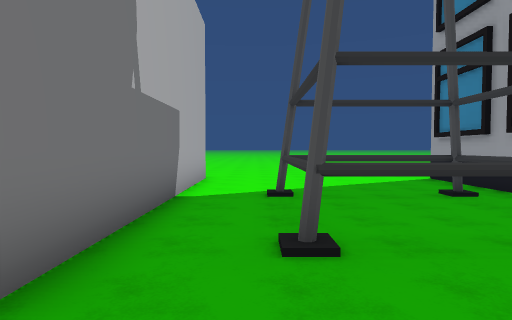
View 1 (above)

24 first-person views from a walk through a 3-D level made in the Unity game engine. The camera is 1.3 m above the floor, tilts 2° down and sees 75° across. The floor is counted in squares, 2 m on a side. Each view is taken from the middle of a square. On the plan, view 1 faces up. The plan holds only what a view shows up to about 10 squares ahead; the rest is blank. The place goes on beyond the plan. The player is left out.

View 2
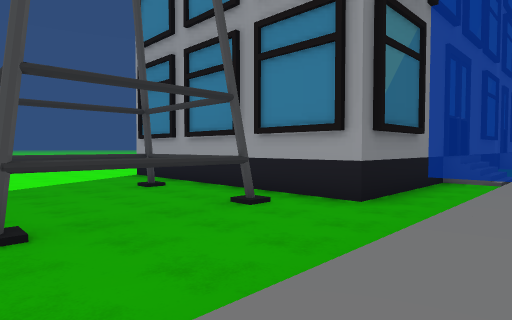

View 3
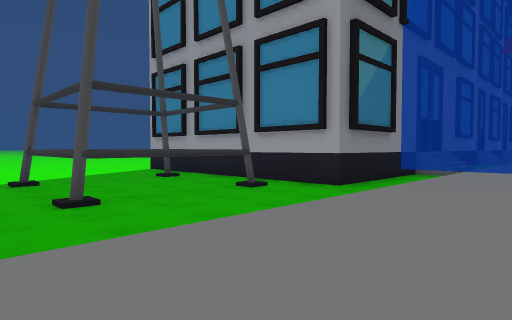

View 4
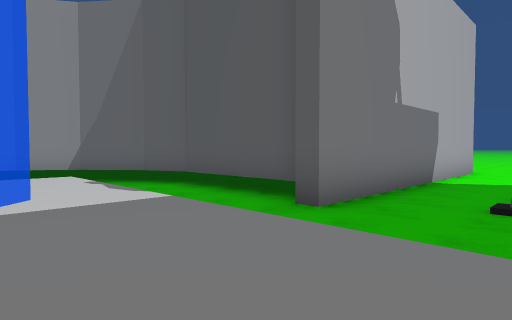

View 5
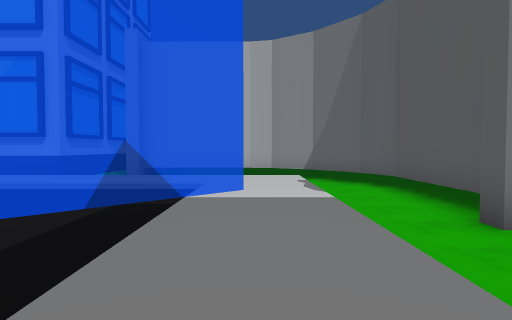

View 6
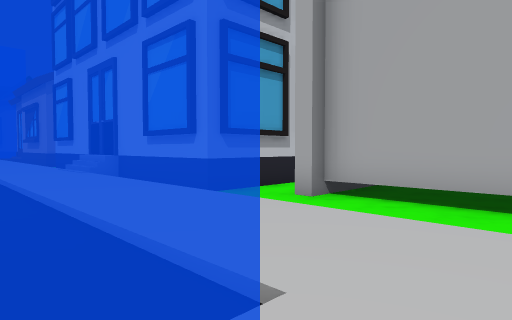

View 7
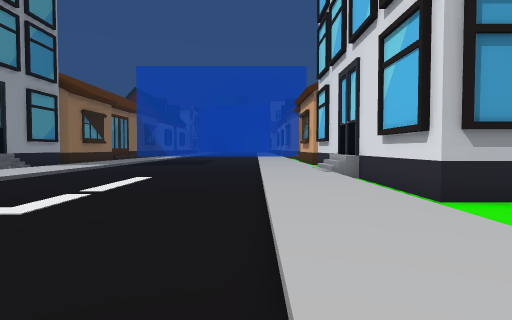

View 8
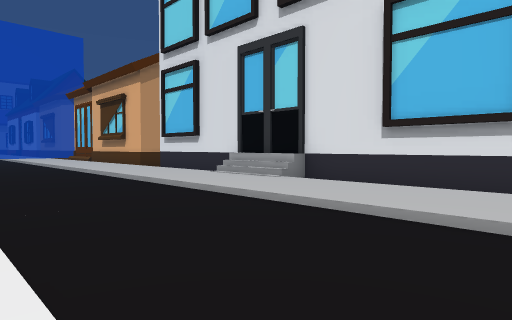

View 9
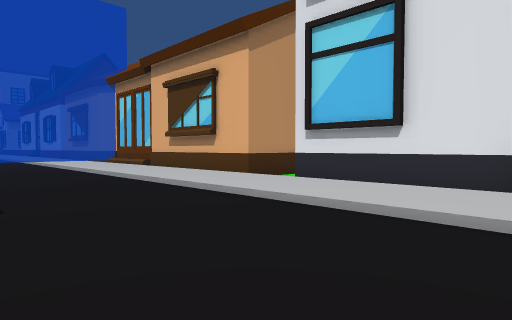

View 10
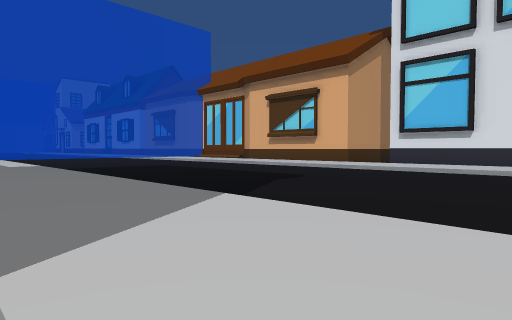

View 11
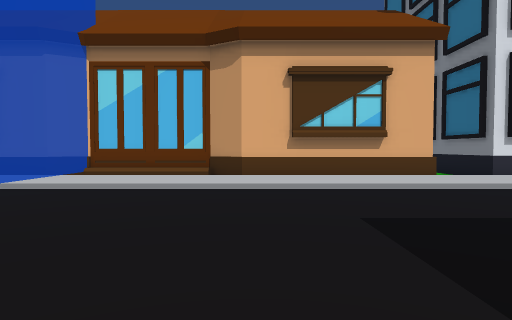

View 12
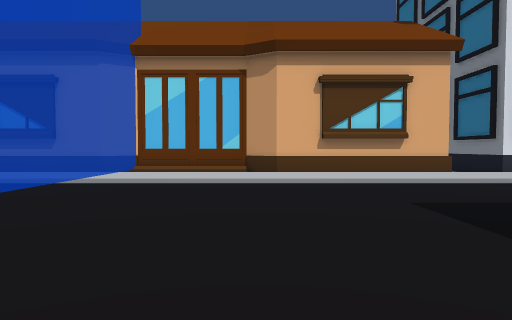

View 13
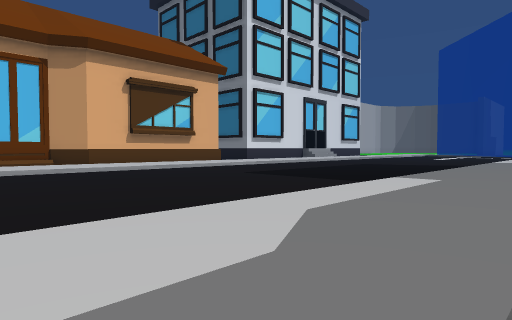

View 14
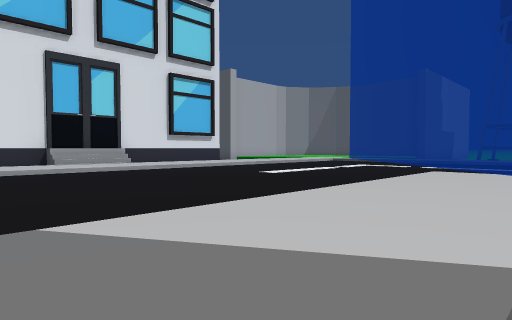

View 15
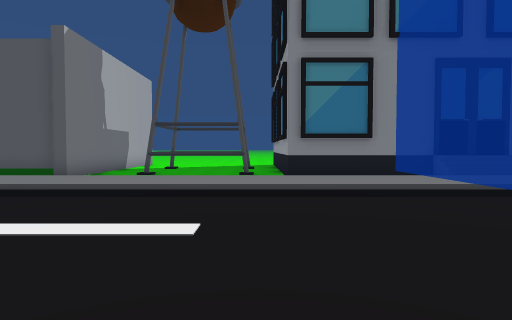

View 16
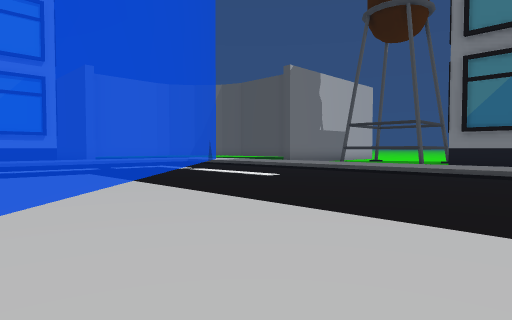

View 17
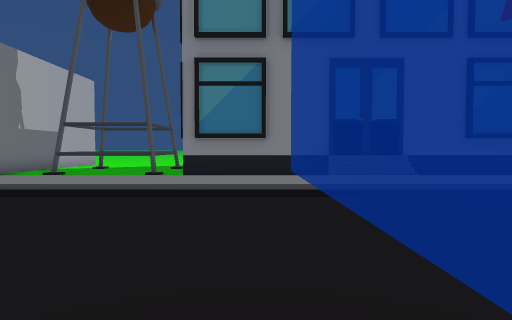

View 18
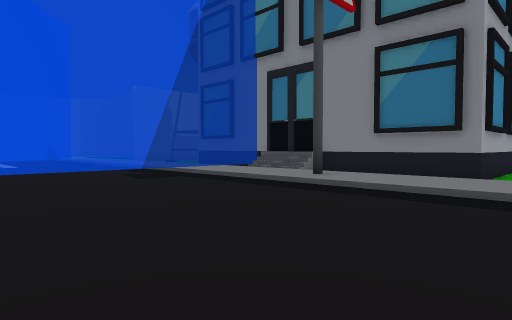

View 19
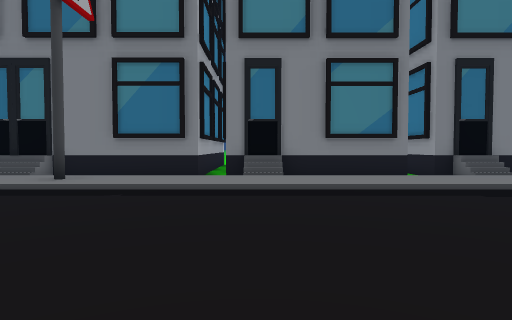

View 20
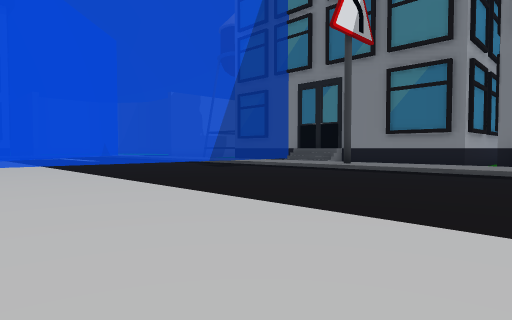

View 21
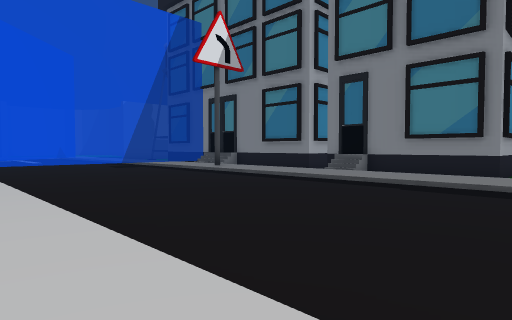

View 22
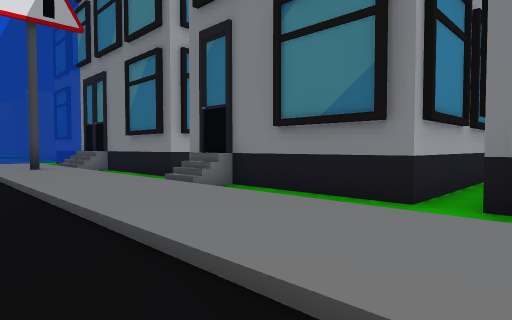

View 23
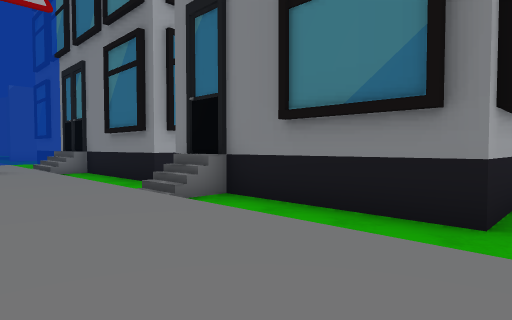

View 24
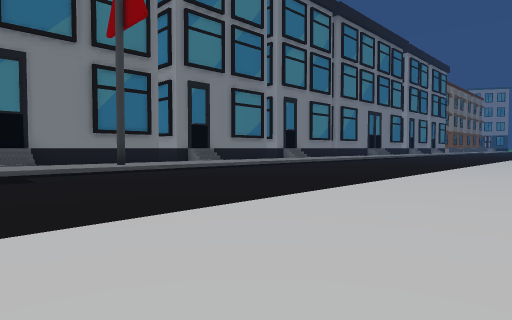

### Floor plan
Key: @ floor where view 1 was taken; # wall or solid block; . main floor; : floor 0.25 m higher than the main floor; - floor 0.25 m lower than the main floor; / step, stairs or slope; = window, fence, low wall or low ledge; ^ raised ledge; B building; T thing the floor can be seen under or through.
Columns run from 9 left of view 1 to 23 right of it. Each row starts with its distance up from view 1.
 10         -------
  9        #------#
  8        #------#
  7        #------#
  6        #--###-#
  5        #--#-=-#
  4        #--#-=-#
  3        #--###-#         #     #
  2   ######------#####B######B#####B
  1  ##-------------- # /----- -----
  0  #-//////@/////// ///////////////
 -1 #  /::::::::::::: ::::#::::::::::
 -2 #--/:/ //////////#///////////////
 -3 #--/:/. ......... ...............
 -4 #--/:/.. ........ ..............
 -5 ##-/:/... ....... ...............
 -6 ---/:/.... ...... ...............
 -7   #/:/..... ..... ...............
 -8   #/:/...../ //// //////////////
 -9   #/:/...../: ::: :::::::::::::::
-10   #///...../:  /////////////
-11   B///...../:/
-12   #///...../:/
-13   #/:/...../:/
-14   #/:/...../:/
-15   #/:/...../:/
-16   #/:/...../:/
-17    /:/...../:
-18 ###/:/...../:
-19   #/:/...../:
-20   #/:/...../:
-21   #/:/...../:
-22   #/:/...../:
-23  ##/:/...../:/
-24  #-/:/...../:/
-25  #^/:/...../:/
-26  #^/:/...../:/
-27  #^/:/...../:/
-28  ##  T
-29   #/:/
-30   #/:/
-31   #/
-32   #

Where each view was taken, in squares from view 1:
view 1: 0 up, 0 right, facing up
view 2: 1 down, 0 right, facing up-right
view 3: 2 down, 1 left, facing up-right
view 4: 2 down, 1 right, facing up-left
view 5: 1 down, 2 right, facing left
view 6: 1 down, 3 left, facing down-left
view 7: 1 down, 4 left, facing down
view 8: 6 down, 1 left, facing down-left
view 9: 12 down, 1 left, facing down-left
view 10: 12 down, 4 right, facing down-left
view 11: 23 down, 2 right, facing left
view 12: 24 down, 3 right, facing left
view 13: 27 down, 4 right, facing up-left
view 14: 15 down, 4 right, facing up-left
view 15: 8 down, 4 right, facing up
view 16: 10 down, 8 right, facing up-left
view 17: 8 down, 7 right, facing up
view 18: 7 down, 17 right, facing up-left
view 19: 8 down, 17 right, facing up
view 20: 10 down, 18 right, facing up-left
view 21: 9 down, 23 right, facing up-left
view 22: 3 down, 23 right, facing up-left
view 23: 2 down, 22 right, facing up-left
view 24: 10 down, 9 right, facing up-right
